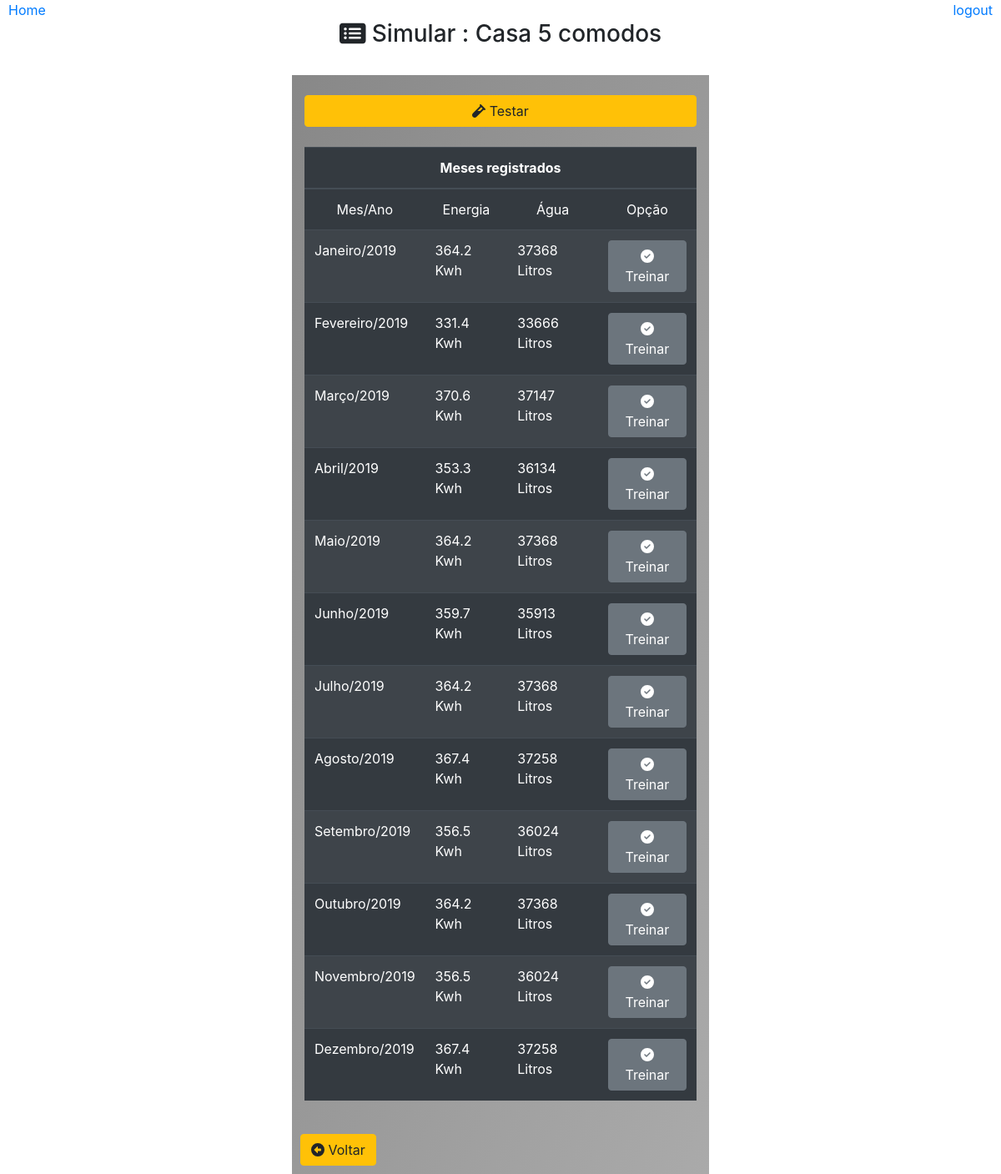
/simular/meses/?id=1, run on the app's committed database.
### core/models.py (models this page shows)
class Casa(models.Model):
    nome = models.CharField(max_length=30)
    class Meta:
        db_table = 'casa'

class ConsumoMes(models.Model):
    casa = models.ForeignKey(Casa,on_delete=models.CASCADE)
    mes = models.CharField(max_length=30)
    ano = models.IntegerField()
    agua = models.IntegerField(default=0)
    agua_semana = models.IntegerField(default=0)
    agua_feriado = models.IntegerField(default=0)
    energia = models.IntegerField(default=0)
    energia_semana = models.IntegerField(default=0)
    energia_feriado = models.IntegerField(default=0)
    class Meta:
        db_table = 'consumo_mes'

### core/pages/simulacao/views.py (the view)
# urls.py: path('simular/meses/', simular.ListarMeses),
def ListarMeses(request):
    id = request.GET.get('id')
    if id:
        casa = Casa.objects.get(id=id)
        meses = ConsumoMes.objects.filter(casa=casa)
        for mes in meses:
            mes.energia = round((mes.energia/1000), 1)
    dados = {
        'titulo':'Meses cadastrados',
        'casa':casa,
        'meses': meses
    }
    return render(request, 'simulacao/listarMeses.html',dados)

### templates/simulacao/listarMeses.html (shortened to what this page needs)
{% extends "model-page.html" %}
{% block content %}
    <div align='center'>
        <br>
        <h3><i class="fas fa-list-alt"></i> Simular : {{casa.nome}}</h3><br>
        <div class="col col-6 col-sm-6 col-md-4 col-lg-5 col-xs-4 container box-gray">
            <br>
            {% if meses %}
            <form action="/simular/selecionar/meta" method="GET">
                <button type="submit" class="btn btn-warning btn-block">
                    <i class="fas fa-vial"></i> Testar
                </button>
            </form><br>
            <table class="table table-striped table-dark">
                <thead>
                    <tr align="center">
                        <th colspan="4">Meses registrados</th>
                    </tr>
                    <tr>
                        <td align="center">
                            Mes/Ano
                        </td>
                        <td align="center">
                            Energia
                        </td>
                        <td align="center">
                            Água
                        </td>
                        <td align="center">
                            Opção
                        </td>
                    </tr>
                    </thead>
                {% for item in meses %}
                    <tr>
                        <td>
                            {{item.mes}}/{{item.ano}}
                        </td>
                        <td>
                            {{item.energia}} Kwh
                        </td>
                        <td>
                            {{item.agua}} Litros
                        </td>
                        <td>
                            <form action="/simular/algoritmos" method="GET">
                                <button type="submit" class="btn btn-secondary">
                                    <i class="fas fa-check-circle"></i>
                                    Treinar
                                </button>
                            </form>
                        </td>
                    </tr>
                {% endfor %}
            </table>
            {% else %}
                <label> Nenhum dado de teste gerado</label>
            {% endif %}
            <br>
            <a type="button" class="btn btn-warning"style="position: absolute; left: 10px;" href="/simular/casas/">
                <i class='fas fa-arrow-alt-circle-left'></i> Voltar
            </a>
            <br><br>
        </div>
    </div>
{% endblock %}

### static/css/all.css (style rules this page uses)
.fa-vial:before { content: "\f492"; }

### static/css/style.css (style rules this page uses)
.box-gray { background-image: linear-gradient(to bottom right, #888888, #AAAAAA ); }

### data on the page
Casa: nome "Casa 5 comodos"
ConsumoMes: mes "Janeiro", ano "2019", energia "364.2", agua "37368"
ConsumoMes: mes "Fevereiro", ano "2019", energia "331.4", agua "33666"
ConsumoMes: mes "Março", ano "2019", energia "370.6", agua "37147"
ConsumoMes: mes "Abril", ano "2019", energia "353.3", agua "36134"
ConsumoMes: mes "Maio", ano "2019", energia "364.2", agua "37368"
ConsumoMes: mes "Junho", ano "2019", energia "359.7", agua "35913"
ConsumoMes: mes "Julho", ano "2019", energia "364.2", agua "37368"
ConsumoMes: mes "Agosto", ano "2019", energia "367.4", agua "37258"
ConsumoMes: mes "Setembro", ano "2019", energia "356.5", agua "36024"
ConsumoMes: mes "Outubro", ano "2019", energia "364.2", agua "37368"
ConsumoMes: mes "Novembro", ano "2019", energia "356.5", agua "36024"
ConsumoMes: mes "Dezembro", ano "2019", energia "367.4", agua "37258"
